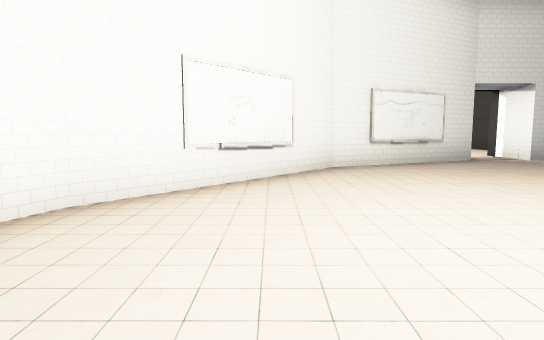
View 1 (above)

18 first-person views from a walk through a scene from a Unity 3-D project. The camera is 1.5 m above the floor, tilts 6° down and sees 75° across. The floor is counted in squares, 2.4 m on a side. Each view is taken from the middle of a square. On the plan, view 1 faces up. The plan holds only what a view shows up to about 10 squares ahead; the rest is blank. The player character is not drawn. Door leaves are left out, so doorways stand open. Some surface patterns are stand-ins.

View 2
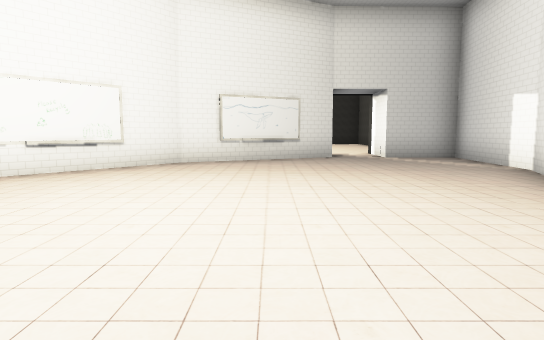

View 3
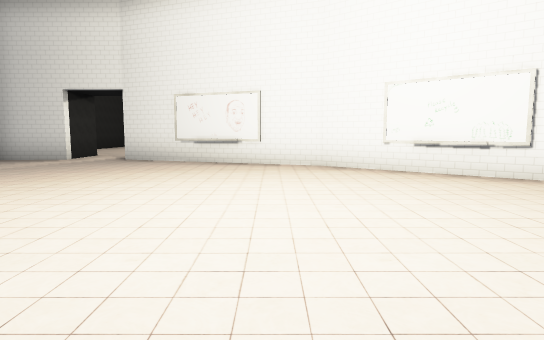

View 4
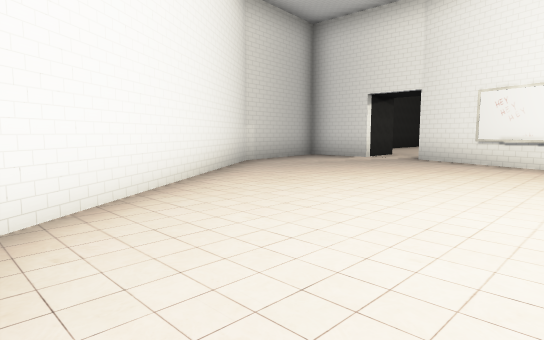

View 5
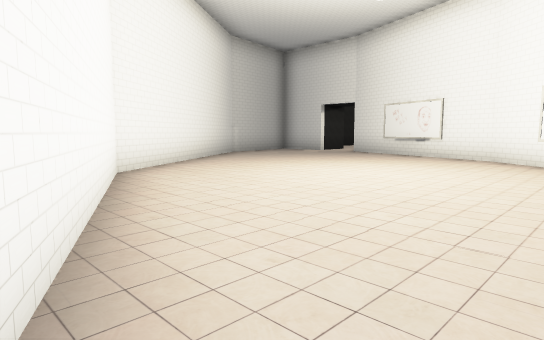

View 6
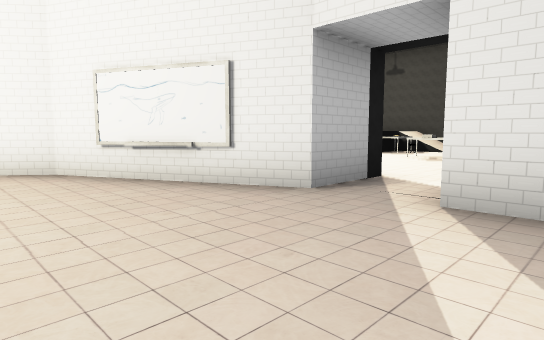

View 7
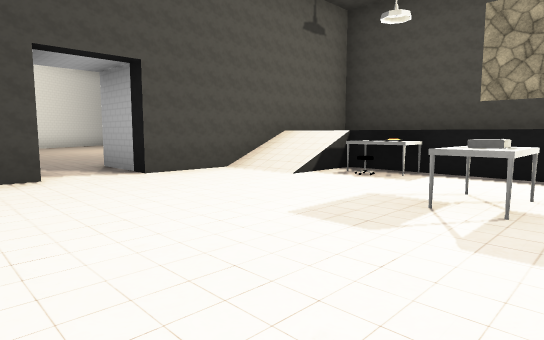

View 8
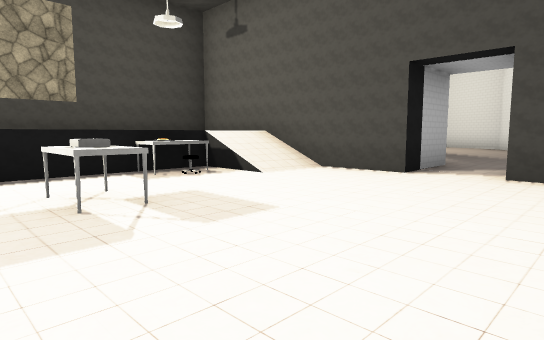

View 9
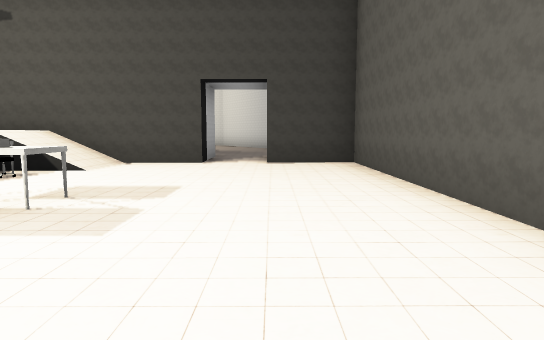

View 10
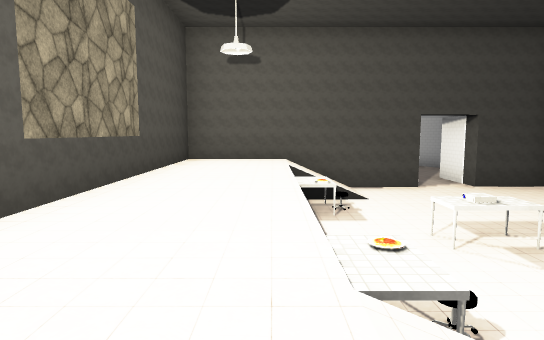

View 11
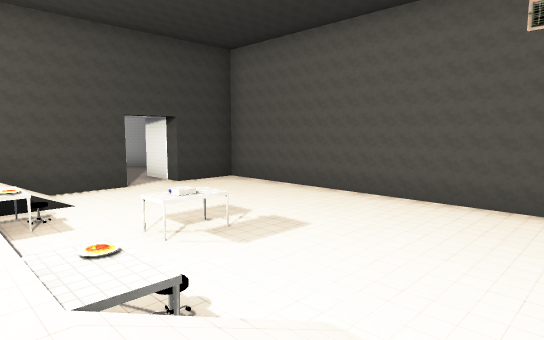

View 12
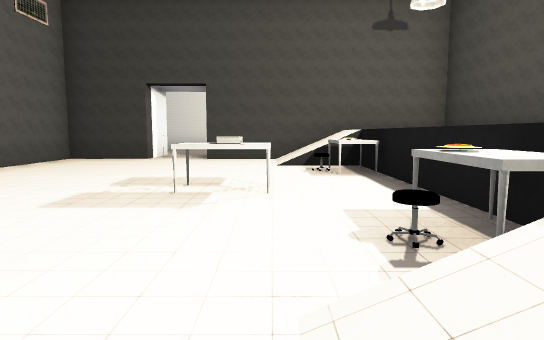

View 13
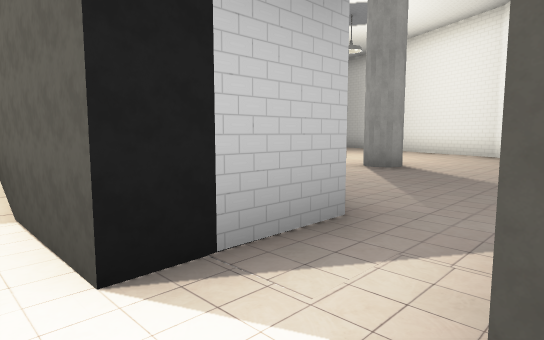

View 14
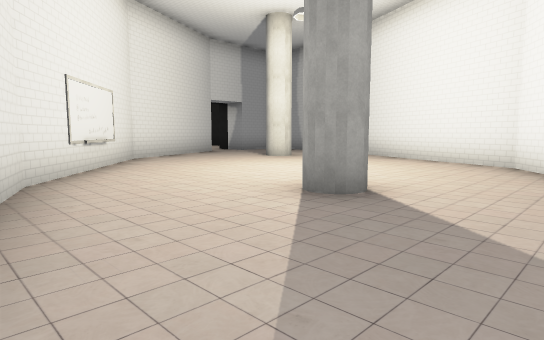

View 15
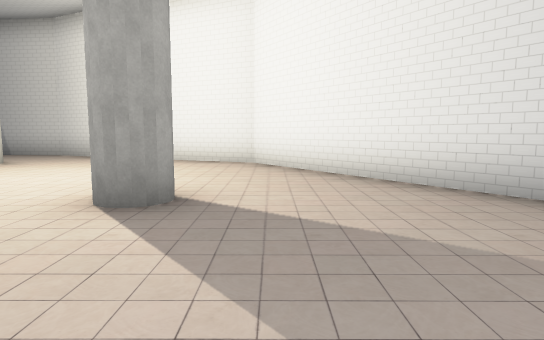

View 16
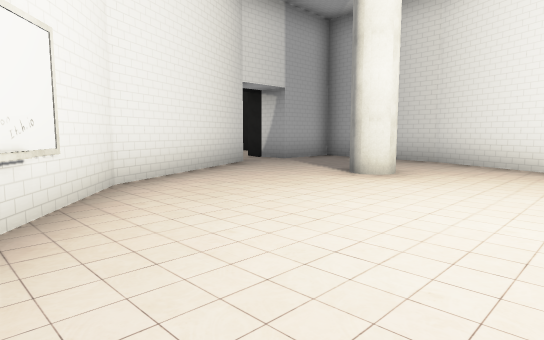

View 17
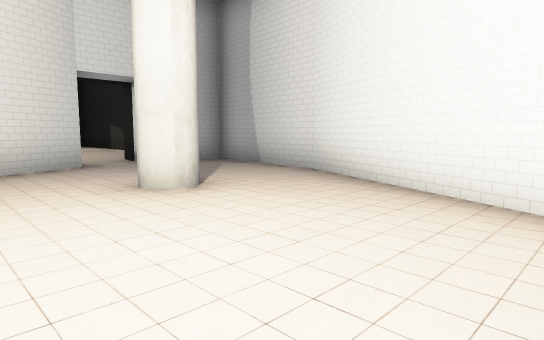

View 18
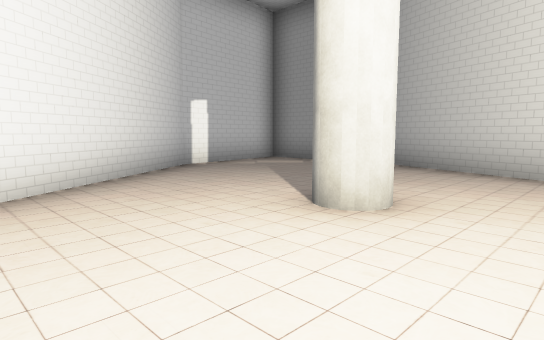

### Floor plan
Key: @ floor where view 1 was taken; # wall or solid block; . main floor; : floor 1.5 m higher than the main floor; / step, stairs or slope; D open door; P projector; E desk; S stool; O other object.
Columns run from 8 left of view 1 to 8 right of it. Each row starts with its distance up from view 1.
 32    ###
 31    #.####
 30 ..##....####
 29 ..D........##
 28   D#..#.....##
 27    #.........##
 26    ##.........#
 25     #.........##
 24     ##.....#...##
 23      ##.........#
 22       ###.......#
 21         ###.....#
 20          ####.###
 19        ######DD##
 18        #:://....#
 17        #::S/....#
 16        #::O.....#
 15        #::E.....#
 14        #::.PP...#
 13        #::E.....#
 12        #::O.....#
 11        #::S/....#
 10        #:://....#
  9         #####DD##
  8          ####.###
  7         ###.....#
  6        ##.......#
  5        #O.......#
  4       ##.......##
  3       #........#
  2      ##.......##
  1      #........#
  0      #..@....##
 -1     ##......##
 -2    .D......##
 -3    .D.....##
 -4     #...###
 -5     #####

Positions as (right, up) in squares from view 1, and headings:
1: (0, 0), facing up
2: (3, -1), facing up
3: (5, 2), facing left
4: (5, 2), facing down-left
5: (7, 5), facing down-left
6: (7, 5), facing up-left
7: (7, 15), facing down-left
8: (7, 13), facing up-left
9: (6, 11), facing up
10: (1, 10), facing up
11: (1, 10), facing up-right
12: (3, 18), facing down
13: (6, 18), facing up-left
14: (5, 21), facing up-left
15: (4, 21), facing up
16: (1, 23), facing up-left
17: (2, 26), facing up-left
18: (1, 27), facing down-right
